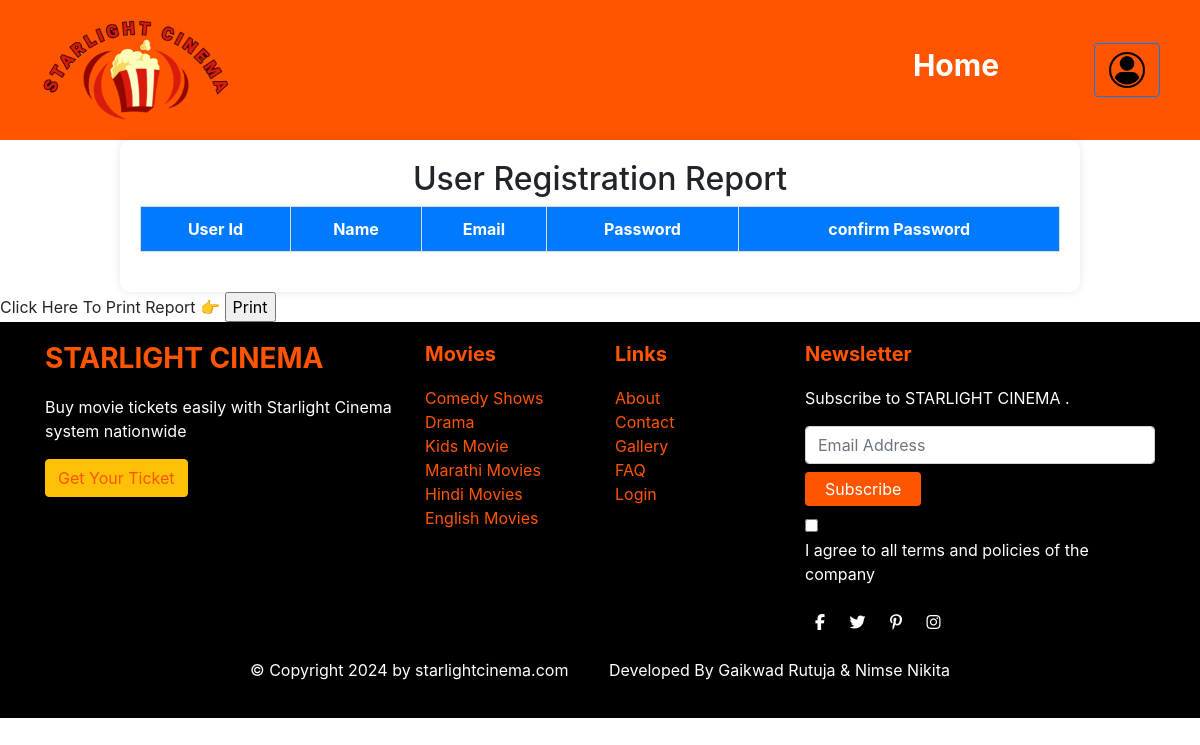
Before: /Admin/pages/report-registration.php with the older database file.
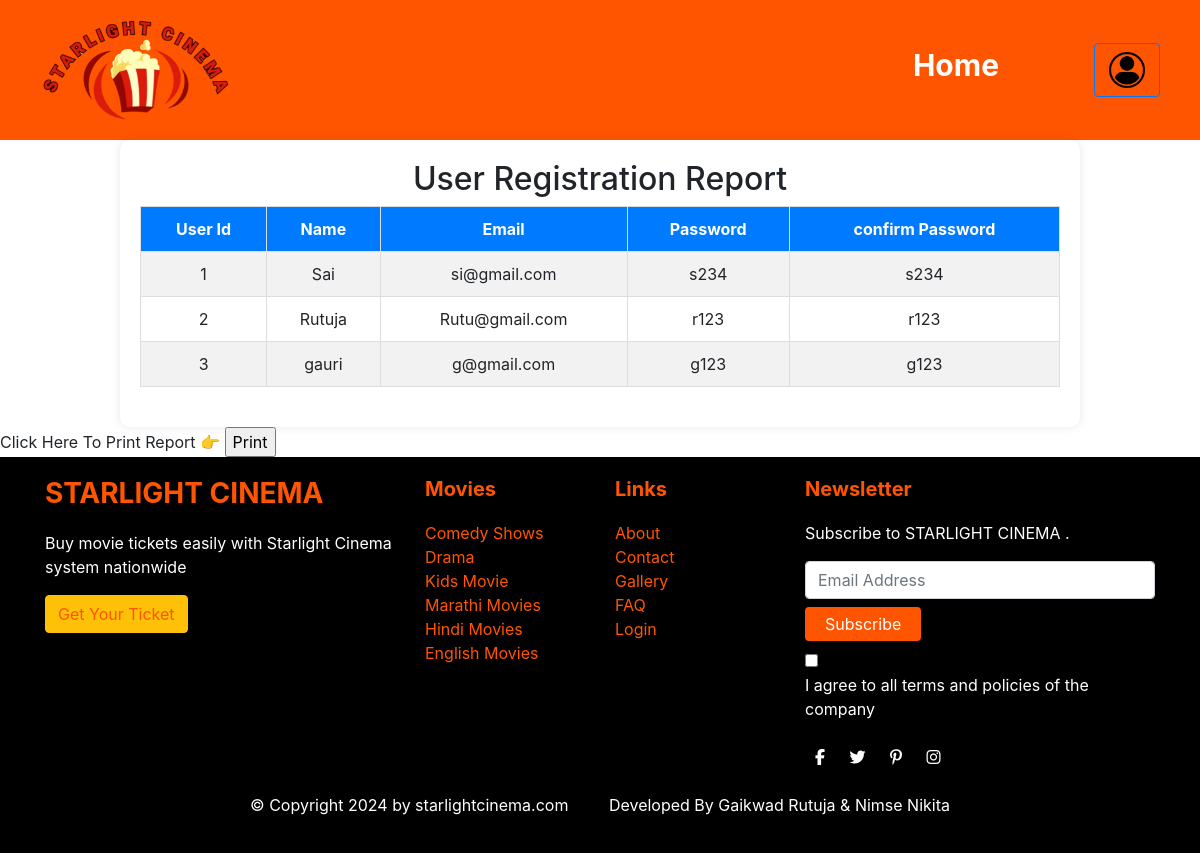
After: the same page with the newer database file.
### tables this page shows
CREATE TABLE `user_registration` (
  `id` int(11) NOT NULL,
  `user_name` varchar(30) NOT NULL,
  `email` varchar(30) NOT NULL,
  `password` varchar(30) NOT NULL,
  `confirm_password` varchar(30) NOT NULL
);

### Admin/pages/report-registration.php (the view, shortened to what this page needs)
<?php
$databaseHost = "localhost";
$databaseName = "movieticketdb";
$databaseUsername = "root";
$databasePassword = "";
$con = new mysqli($databaseHost, $databaseUsername, $databasePassword,$databaseName)or die($conn->connect_error());
$sql = "SELECT * FROM user_registration ORDER BY id DESC";
 $query= $con->query($sql)
?>
<!DOCTYPE html>
<html lang="en">
<head>
    <link rel="stylesheet" href="./../css/addmovie.css">
    <link rel="stylesheet" href="./../css/manage-registration.css">
    <link rel="stylesheet" href="https://stackpath.bootstrapcdn.com/bootstrap/4.5.2/css/bootstrap.min.css">
</head>
<body>
    <header class="header">
        <div class="logo"><img src=".\..\..\Images\logo2.png" class="logo-img"></div>
        <nav class="nav">
        <ul>
            <li><a href="./admin-dashboard.php" style="margin-right:50px; font-size:30px;" >Home</a></li>
            <div class="d-flex align-items-center">
            <a href="./login.php" class="btn btn-outline-primary">
        <i class="bi bi-person"></i><img src =".\..\..\Images\login.png" style="height:40px;">
      </a>
    </div>
            </ul>
        </nav>
    </header>
    <div class="containers">
        <h2>  User Registration Report</h2>
        <table class="movie-table">
            <thead>
                <tr>
                    <th>User Id</th>
                    <th>Name</th>
                    <th>Email</th>
                    <th>Password</th>
                    <th>confirm Password</th>
               </tr>
            </thead>
            <tbody>
            <tr>
            <?php
$i=0;
while ($res = $query->fetch_assoc())
 {
  echo "<tr>";
  echo" <td >".++$i."</td>";
  echo "<td>".$res['user_name']."</td>";
  echo "<td>".$res['email']."</td>";
  echo "<td>".$res['password']."</td>";
  echo "<td>".$res['confirm_password']."</td>";
  echo "</tr>";
}
?>
  </tr>
            </tbody>
        </table>
    </div>
    <div class="script-container">
</div>
      <div class="footer">
    <div class="container" style="background-color:black;">
        <div class="row">
            <div class="col-md-4">
                <h3 class="footer-title">STARLIGHT CINEMA</h3>
                <p>Buy movie tickets easily with Starlight Cinema system nationwide</p>
                <a href="#" class="btn btn-warning">Get Your Ticket</a>
            </div>
            <div class="col-md-2">
                <h5 class="footer-title">Movies</h5>
                <ul class="list-unstyled">
                    <li><a href="#">Comedy Shows</a></li>
                    <li><a href="#">Drama</a></li>
                    <li><a href="#">Kids Movie</a></li>
                    <li><a href="#">Marathi Movies</a></li>
                    <li><a href="#">Hindi Movies</a></li>
                    <li><a href="#">English Movies</a></li>
                </ul>
            </div>
            <div class="col-md-2">
                <h5 class="footer-title">Links</h5>
                <ul class="list-unstyled">
                    <li><a href="#">About</a></li>
                    <li><a href="#">Contact</a></li>
                    <li><a href="#">Gallery</a></li>
                    <li><a href="#">FAQ</a></li>
                    <li><a href="#">Login</a></li>
                </ul>
                </div>
            <div class="col-md-4">
                <h5 class="footer-title">Newsletter</h5>
                <p>Subscribe to STARLIGHT CINEMA .</p>
                <div class="newsletter">
                    <input type="email" class="form-control" placeholder="Email Address">
                    <button class="btn btn-warning mt-2">Subscribe</button>
                </div>
                <div class="mt-2">
                    <input type="checkbox" id="terms">
                    <label for="terms">I agree to all terms and policies of the company</label>
                </div>
                <div class="social-icons mt-3">
                    <a href="#"><i class="fab fa-facebook-f"></i></a>
                    <a href="#"><i class="fab fa-twitter"></i></a>
                    <a href="#"><i class="fab fa-pinterest-p"></i></a>
                    <a href="#"><i class="fab fa-instagram"></i></a>
                </div>
            </div>
        </div>
        <div class="text-center mt-4">
            <p>&copy; Copyright 2024 by starlightcinema.com  &nbsp; &nbsp; &nbsp; &nbsp;    Developed By Gaikwad Rutuja & Nimse Nikita</p>
        </div>
    </div>
</div>
</body>
</html>

Changed rows visible on the page:
added user_registration: user_name "Sai", email "si@gmail.com", password "s234", confirm_password "s234"
added user_registration: user_name "Rutuja", email "Rutu@gmail.com", password "r123", confirm_password "r123"
added user_registration: user_name "gauri", email "g@gmail.com", password "g123", confirm_password "g123"
